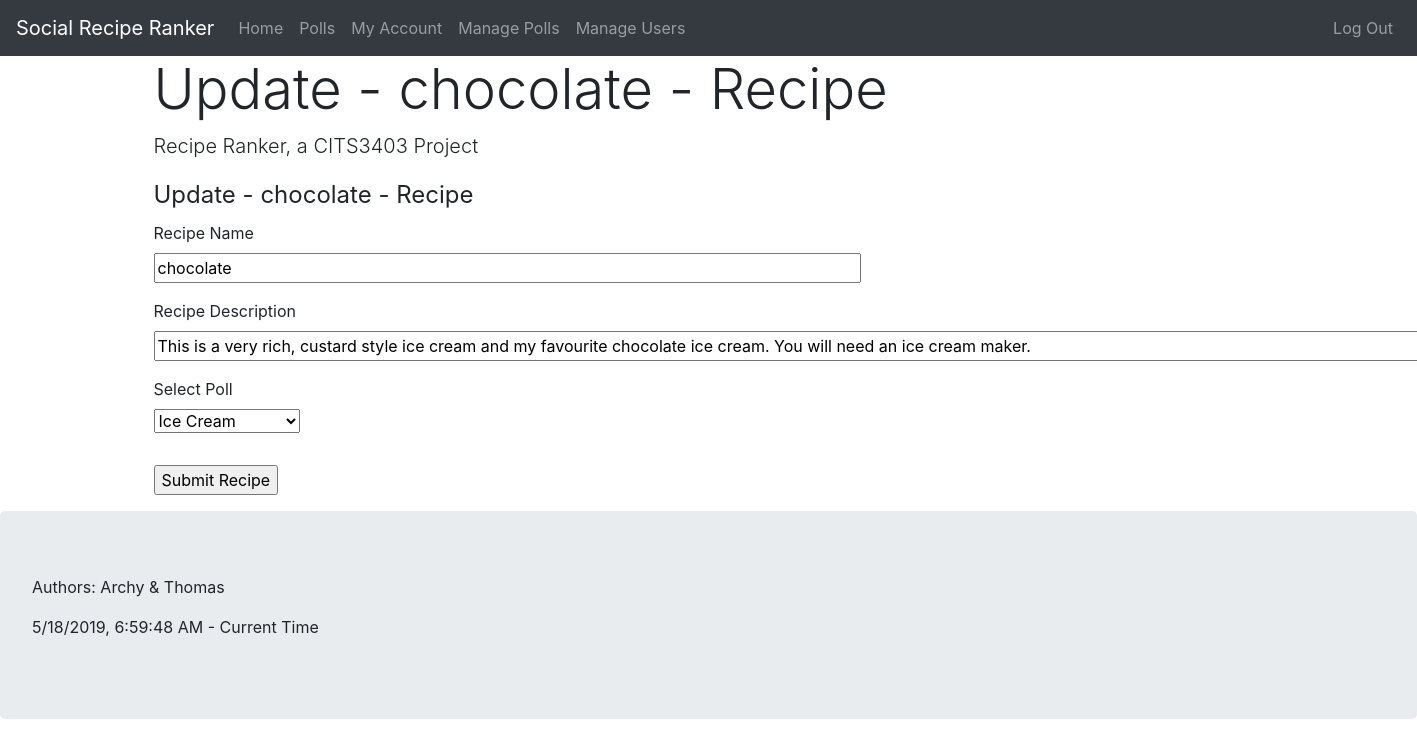
The app's page /recipe/4/update (signed in) with its own data.
### app/models.py (models this page shows, shortened)
class Recipe(db.Model):
    id = db.Column(db.Integer, primary_key=True)
    name = db.Column(db.String(64), nullable=False, index=True)
    description = db.Column(db.String(256), nullable=True)
    date_added = db.Column(db.DateTime, nullable=False, index=True, default=datetime.utcnow)
    contributor_id = db.Column(db.Integer, db.ForeignKey('user.id'), nullable=False)
    poll_id = db.Column(db.Integer, db.ForeignKey('poll.id'), nullable=False)
    votes = db.relationship("Vote", backref='recipe', lazy='dynamic')

### app/routes.py (the view)
@app.route("/recipe/<int:recipe_id>/update", methods=['GET', 'POST'])
@login_required
def update_recipe(recipe_id):
    if current_user.is_admin:
        recipe = Recipe.query.get_or_404(recipe_id)
        form = RecipeForm()
        form.poll.choices = [(poll.id, poll.name)
                             for poll in Poll.query.order_by('date_created')]
        if form.validate_on_submit():
            recipe.name = form.name.data
            recipe.description = form.description.data
            recipe.poll = Poll.query.filter_by(id=form.poll.data).first()
            db.session.commit()
            flash('The recipe has been updated!', 'success')
            return redirect(url_for('recipe', recipe_id=recipe.id))
        elif request.method == 'GET':
            form.name.data = recipe.name
            form.description.data = recipe.description
            form.poll.data = recipe.poll.id
        return render_template('recipe_form.html', title='Update - ' + recipe.name + ' - Recipe', legend='Update - ' + recipe.name + ' - Recipe', form=form)
    else:
        abort(403)

### app/forms.py
class RecipeForm(FlaskForm):
    name = StringField('Recipe Name', validators=[DataRequired()])
    description = StringField(
        'Recipe Description', validators=[DataRequired()])
    poll = SelectField('Select Poll', validators=[DataRequired()], coerce=int)
    submit = SubmitField('Submit Recipe')

### app/models.py (called while the page is built)
@login_manager.user_loader
def load_user(id):
    return User.query.get(int(id))

### app/templates/recipe_form.html (shortened to what this page needs)
{% extends "base.html" %}
{% block content %}
<div class="row">
    <section class="col">
        <form action="" method="post">
            <fieldset class="form-group">
                <legend>{{ legend }}</legend>
                <div class="form-grooup">
                    <p>
                        {{ form.name.label }}<br>
                        {{ form.name(size=64) }}<br>
                    </p>
                    <p>
                        {{ form.description.label }}<br>
                        {{ form.description(size=128) }}<br>
                    </p>
                    <p>
                        {{ form.poll.label }}<br>
                        {{ form.poll }}<br>
                    </p>
                </div>
            </fieldset>
            <div class="form-group">
                <p>{{ form.submit() }}</p>
            </div>
        </form>
    </section>
</div>
{% endblock %}

### records on screen
Recipe: name "chocolate", description "This is a very rich, custard style ice cream and my favourite chocolate ice cream. You will need an ice cream maker.", poll "Ice Cream"

### other values on screen
{{ title }} "Update - chocolate - Recipe"
{{ legend }} "Update - chocolate - Recipe"
